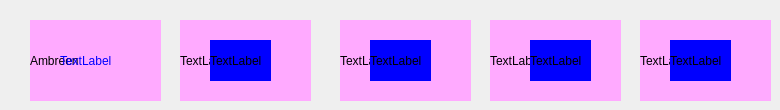
        <widget class="QWidget" name="page_6">
         <widget class="QLabel" name="label_25">
          <property name="geometry">
           <rect>
            <x>30</x>
            <y>20</y>
            <width>131</width>
            <height>81</height>
           </rect>
          </property>
          <property name="styleSheet">
           <string notr="true">background-color: rgb(255, 170, 255);</string>
          </property>
          <property name="text">
           <string>Ambreen</string>
          </property>
         </widget>
         <widget class="QLabel" name="label_26">
          <property name="geometry">
           <rect>
            <x>60</x>
            <y>40</y>
            <width>81</width>
            <height>41</height>
           </rect>
          </property>
          <property name="styleSheet">
           <string notr="true">color: rgb(0, 0, 255);</string>
          </property>
          <property name="text">
           <string>TextLabel</string>
          </property>
         </widget>
         <widget class="QLabel" name="label_27">
          <property name="geometry">
           <rect>
            <x>180</x>
            <y>20</y>
            <width>131</width>
            <height>81</height>
           </rect>
          </property>
          <property name="styleSheet">
           <string notr="true">background-color: rgb(255, 170, 255);</string>
          </property>
          <property name="text">
           <string>TextLabel</string>
          </property>
         </widget>
         <widget class="QLabel" name="label_28">
          <property name="geometry">
           <rect>
            <x>210</x>
            <y>40</y>
            <width>61</width>
            <height>41</height>
           </rect>
          </property>
          <property name="styleSheet">
           <string notr="true">background-color: rgb(0, 0, 255);</string>
          </property>
          <property name="text">
           <string>TextLabel</string>
          </property>
         </widget>
         <widget class="QLabel" name="label_29">
          <property name="geometry">
           <rect>
            <x>340</x>
            <y>20</y>
            <width>131</width>
            <height>81</height>
           </rect>
          </property>
          <property name="styleSheet">
           <string notr="true">background-color: rgb(255, 170, 255);</string>
          </property>
          <property name="text">
           <string>TextLabel</string>
          </property>
         </widget>
         <widget class="QLabel" name="label_30">
          <property name="geometry">
           <rect>
            <x>370</x>
            <y>40</y>
            <width>61</width>
            <height>41</height>
           </rect>
          </property>
          <property name="styleSheet">
           <string notr="true">background-color: rgb(0, 0, 255);</string>
          </property>
          <property name="text">
           <string>TextLabel</string>
          </property>
         </widget>
         <widget class="QLabel" name="label_31">
          <property name="geometry">
           <rect>
            <x>490</x>
            <y>20</y>
            <width>131</width>
            <height>81</height>
           </rect>
          </property>
          <property name="styleSheet">
           <string notr="true">background-color: rgb(255, 170, 255);</string>
          </property>
          <property name="text">
           <string>TextLabel</string>
          </property>
         </widget>
         <widget class="QLabel" name="label_32">
          <property name="geometry">
           <rect>
            <x>530</x>
            <y>40</y>
            <width>61</width>
            <height>41</height>
           </rect>
          </property>
          <property name="styleSheet">
           <string notr="true">background-color: rgb(0, 0, 255);</string>
          </property>
          <property name="text">
           <string>TextLabel</string>
          </property>
         </widget>
         <widget class="QLabel" name="label_33">
          <property name="geometry">
           <rect>
            <x>640</x>
            <y>20</y>
            <width>131</width>
            <height>81</height>
           </rect>
          </property>
          <property name="styleSheet">
           <string notr="true">background-color: rgb(255, 170, 255);</string>
          </property>
          <property name="text">
           <string>TextLabel</string>
          </property>
         </widget>
         <widget class="QLabel" name="label_34">
          <property name="geometry">
           <rect>
            <x>670</x>
            <y>40</y>
            <width>61</width>
            <height>41</height>
           </rect>
          </property>
          <property name="styleSheet">
           <string notr="true">background-color: rgb(0, 0, 255);</string>
          </property>
          <property name="text">
           <string>TextLabel</string>
          </property>
         </widget>
        </widget>
